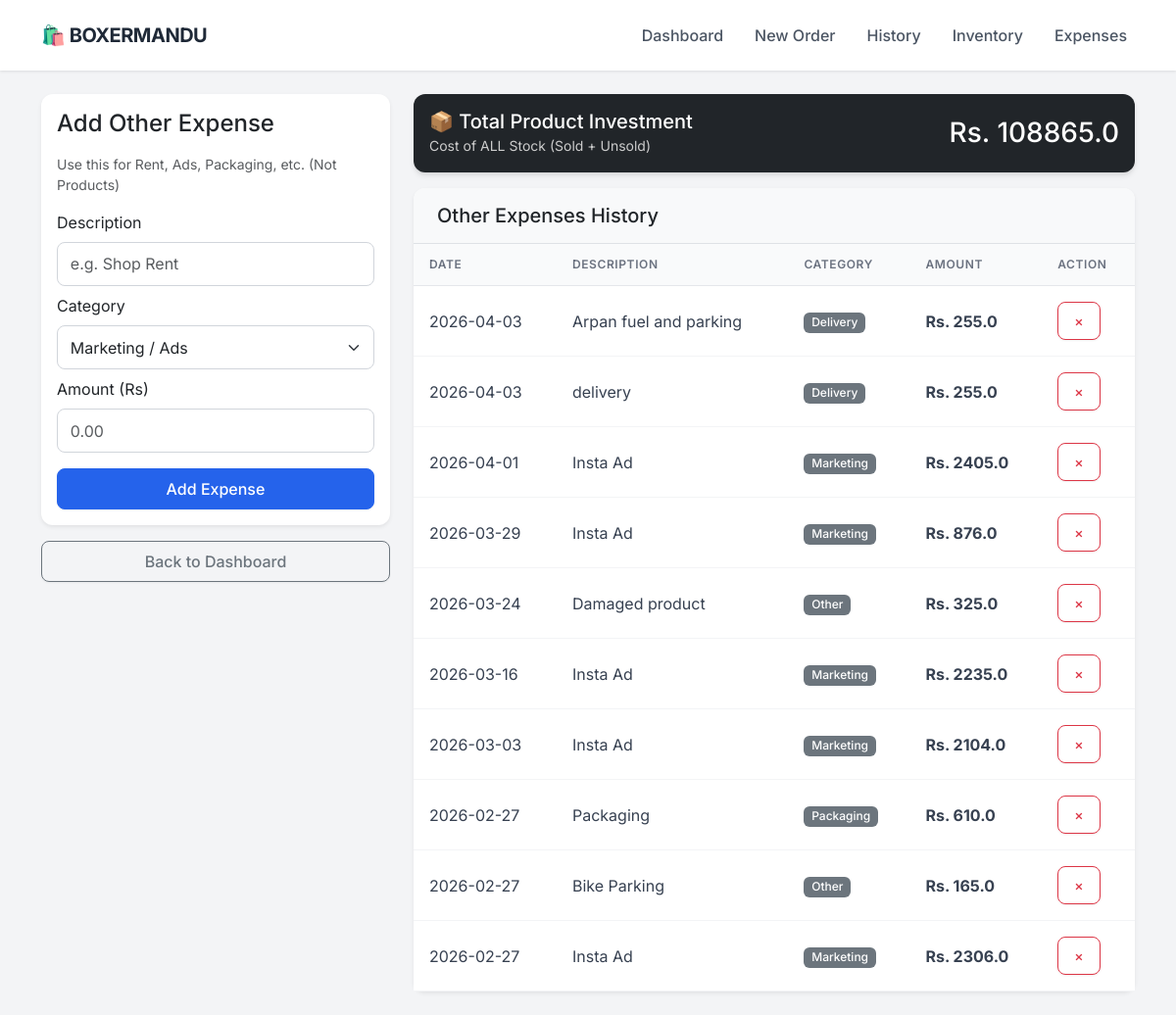
/expenses, run on the app's committed database.
### app.py (models this page shows)
class Expense(db.Model):
    id = db.Column(db.Integer, primary_key=True)
    description = db.Column(db.String(100), nullable=False)
    category = db.Column(db.String(50), nullable=False) # e.g. Rent, Marketing, Packaging
    amount = db.Column(db.Float, nullable=False)
    date = db.Column(db.DateTime, default=datetime.utcnow)

### app.py (the view, shortened to what this page needs)
@app.route('/expenses', methods=['GET', 'POST'])
def expenses():
    all_expenses = Expense.query.order_by(Expense.date.desc()).all()
    inventory_value = 0
    products = Product.query.all()
    for p in products:
        inventory_value += (p.stock * p.cost_price)
    sold_cost = 0
    order_items = OrderItem.query.all()
    for item in order_items:
        product = Product.query.get(item.product_id)
        if product:
            sold_cost += (item.quantity * product.cost_price)
    total_product_expense = inventory_value + sold_cost
    return render_template('expenses.html',
                           expenses=all_expenses,
                           product_expense=total_product_expense)

### templates/expenses.html (shortened to what this page needs)
{% extends "layout.html" %}
{% block content %}
<div class="row">
    <div class="col-md-4">
        <div class="card p-3 mb-3 shadow-sm">
            <h4 class="mb-3">Add Other Expense</h4>
            <p class="text-muted small">Use this for Rent, Ads, Packaging, etc. (Not Products)</p>
            <form method="POST">
                <label class="form-label">Description</label>
                <input type="text" name="description" class="form-control mb-2" placeholder="e.g. Shop Rent" required>
                <label class="form-label">Category</label>
                <select name="category" class="form-select mb-2">
                    <option value="Marketing">Marketing / Ads</option>
                </select>
                <label class="form-label">Amount (Rs)</label>
                <input type="number" name="amount" step="0.01" class="form-control mb-3" placeholder="0.00" required>
                <button type="submit" class="btn btn-primary w-100">Add Expense</button>
            </form>
        </div>
        <a href="/" class="btn btn-outline-secondary w-100">Back to Dashboard</a>
    </div>
    <div class="col-md-8">
        <div class="card text-white bg-dark mb-3">
            <div class="card-body d-flex justify-content-between align-items-center">
                <div>
                    <h5 class="mb-0">📦 Total Product Investment</h5>
                    <small style="color: #ccc;">Cost of ALL Stock (Sold + Unsold)</small>
                </div>
                <h3 class="mb-0">Rs. {{ product_expense }}</h3>
            </div>
        </div>
        <div class="card shadow-sm">
            <div class="card-header bg-light border-bottom">
                <h5 class="mb-0">Other Expenses History</h5>
            </div>
            <div class="table-responsive">
                <table class="table table-hover mb-0 align-middle">
                    <thead class="table-light">
                        <tr>
                            <th>Date</th>
                            <th>Description</th>
                            <th>Category</th>
                            <th>Amount</th>
                            <th>Action</th>
                        </tr>
                    </thead>
                    <tbody>
                        {% for exp in expenses %}
                        <tr>
                            <td>{{ exp.date.strftime('%Y-%m-%d') }}</td>
                            <td>{{ exp.description }}</td>
                            <td><span class="badge bg-secondary">{{ exp.category }}</span></td>
                            <td class="fw-bold">Rs. {{ exp.amount }}</td>
                            <td>
                                <a href="/delete_expense/{{ exp.id }}" class="btn btn-sm btn-outline-danger" onclick="return confirm('Delete this expense?')">×</a>
                            </td>
                        </tr>
                        {% else %}
                        <tr>
                            <td colspan="5" class="text-center text-muted py-4">No other expenses added yet.</td>
                        </tr>
                        {% endfor %}
                    </tbody>
                </table>
            </div>
        </div>
    </div>
</div>
{% endblock %}

### templates/layout.html (style rules this page uses)
:root { --primary-color: #2563eb; --bg-color: #f3f4f6; --text-dark: #1f2937; --card-shadow: 0 4px 6px -1px rgba(0, 0, 0, 0.1), 0 2px 4px -1px rgba(0, 0, 0, 0.06); }
body { font-family: 'Inter', sans-serif; background-color: var(--bg-color); color: var(--text-dark); }
.card { border: none; border-radius: 12px; box-shadow: var(--card-shadow); background: #ffffff; transition: transform 0.2s; }
.card-header { background-color: #ffffff; border-bottom: 1px solid #f3f4f6; font-weight: 600; padding: 1rem 1.5rem; border-radius: 12px 12px 0 0 !important; }
.btn { border-radius: 8px; font-weight: 500; padding: 0.5rem 1rem; box-shadow: 0 1px 2px 0 rgba(0, 0, 0, 0.05); }
.btn-primary { background-color: var(--primary-color); border-color: var(--primary-color); }
.table { margin-bottom: 0; }
.table thead th { background-color: #f9fafb; color: #6b7280; font-size: 0.75rem; text-transform: uppercase; letter-spacing: 0.05em; font-weight: 600; border-bottom: 1px solid #e5e7eb; padding: 0.75rem 1rem; }
.table tbody td { padding: 1rem 1rem; vertical-align: middle; color: #374151; border-bottom: 1px solid #f3f4f6; }
.badge { padding: 0.35em 0.65em; font-weight: 500; border-radius: 6px; }
.form-control, .form-select { border-radius: 8px; border: 1px solid #d1d5db; padding: 0.6rem 0.8rem; }

### data on the page
Expense: date "2026-04-03", description "Arpan fuel and parking", category "Delivery", amount "255.0"
Expense: date "2026-04-03", description "delivery", category "Delivery", amount "255.0"
Expense: date "2026-04-01", description "Insta Ad", category "Marketing", amount "2405.0"
Expense: date "2026-03-29", description "Insta Ad", category "Marketing", amount "876.0"
Expense: date "2026-03-24", description "Damaged product", category "Other", amount "325.0"
Expense: date "2026-03-16", description "Insta Ad", category "Marketing", amount "2235.0"
Expense: date "2026-03-03", description "Insta Ad", category "Marketing", amount "2104.0"
Expense: date "2026-02-27", description "Packaging", category "Packaging", amount "610.0"
Expense: date "2026-02-27", description "Bike Parking", category "Other", amount "165.0"
Expense: date "2026-02-27", description "Insta Ad", category "Marketing", amount "2306.0"

### other printed values
{{ product_expense }} "108865.0"
